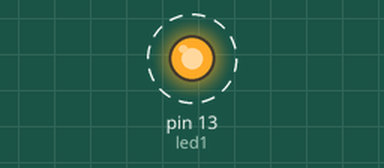
A sketch run on a simulated Arduino Uno, built with avr-gcc and run on an emulated ATmega328P. Parts: output pins drawn as LEDs (lit = HIGH). Dashed ring = blinking.

Above: at 0.5 s.
Timing chart, 0 to 4.6 s (numbered marks = the images above):
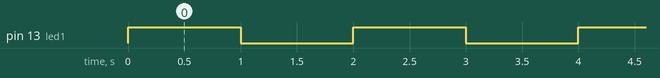

Measured:
- by itself, pin 13 (led1): alternates HIGH for 1.0 s and LOW for 1.0 s

The sketch:

Practica1.ino
```cpp
// C++ code
//
int led1=13;
int time_delay=1000;
void setup()
{
  pinMode(13, OUTPUT);
}

void loop()
{
  digitalWrite(led1, HIGH);
  delay (time_delay); //1 seg=1000
  digitalWrite(led1, LOW);
  delay (time_delay); //1 seg=1000

}
```
